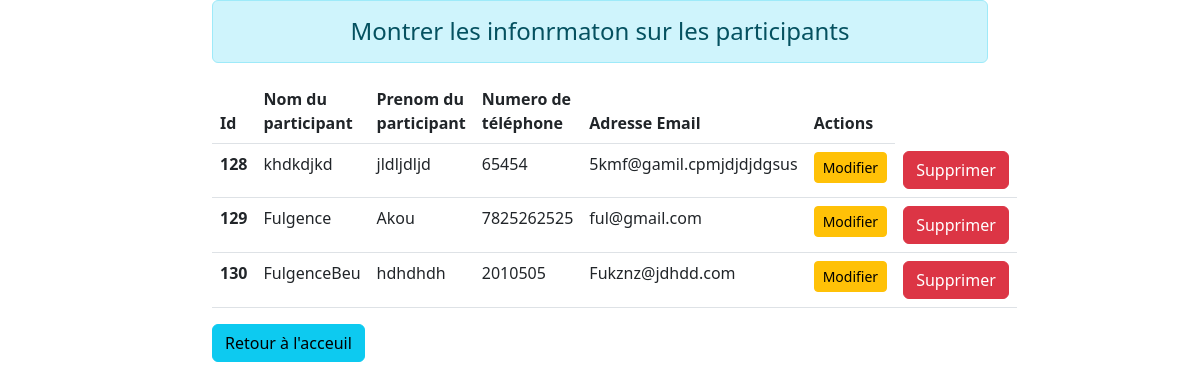
Page /liste on the committed database.
### ListePart/models.py (models this page shows)
class User(models.Model):
    nom = models.CharField(max_length=128)
    prénom = models.CharField(max_length=128)
    numéro = models.IntegerField()
    adresse_email = models.CharField(max_length=250)

### ListePart/views.py (the view)
# urls.py: path('liste', liste, name='liste'),
def liste(request):
    if request.method == 'POST':
        fm = ParticipantResgistration(request.POST)
        if fm.is_valid():
            nm = fm.cleaned_data['nom']
            pnm = fm.cleaned_data['prénom']
            nme = fm.cleaned_data['numéro']
            mail = fm.cleaned_data['adresse_email']
            reg = User(nom = nm, prénom = pnm, numéro = nme, adresse_email = mail)
            reg.save()
            fm = ParticipantResgistration()
    else:
        fm = ParticipantResgistration()
    stud = User.objects.all()
    return render(request, 'store/liste.html', context={'form':fm, 'stu':stud})

### ListePart/forms.py
class ParticipantResgistration(forms.ModelForm):
    class Meta:
        model = User
        fields = ['nom', 'prénom', 'numéro', 'adresse_email']
        widgets = {
            'nom': forms.TextInput(attrs={'class': 'form-control'}),
            'prénom': forms.TextInput(attrs={'class': 'form-control'}),
            'numéro': forms.NumberInput(attrs={'class': 'form-control'}),
            'adresse_email': forms.EmailInput(attrs={'class': 'form-control'}),
        }

### ListePart/templates/store/liste.html (shortened to what this page needs)
<!doctype html>
<html lang="fr">
  <head>
    <link href="https://cdn.jsdelivr.net/npm/bootstrap@5.3.0-alpha1/dist/css/bootstrap.min.css" rel="stylesheet">
  </head>
  <body>
    <div class=" container col-sm-8">
        <h4 class="text-center alert alert alert-info"> Montrer les infonrmaton sur les participants</h4>
        {% if stu %}
        <table class="table table-hover">
            <thead>
              <tr>
                <th scope="col">Id</th>
                <th scope="col">Nom du participant</th>
                <th scope="col">Prenom du participant</th>
                <th scope="col">Numero de téléphone</th>
                <th scope="col">Adresse Email</th>
                <th scope="col">Actions</th>
              </tr>
            </thead>
            <tbody>
                {% for st in stu %}
              <tr>
                <th scope="row">{{st.id}}</th>
                <td>{{st.nom}}</td>
                <td>{{st.prénom}}</td>
                <td>{{st.numéro}}</td>
                <td>{{st.adresse_email}}</td>
                    <td> <a href="{% url 'updatedata' st.id %}" class="btn btn-warning btn-sm">Modifier</a></td>
                    <td><form action="{% url 'deletedata' st.id %}" method="post"> {% csrf_token %}
                        <input type="submit" class="btn btn-danger" value="Supprimer">
                    </form></td>
              </tr>
                {% endfor %}
            </tbody>
          </table>
        {% else %}
        <h4 class="text-center alert alert-warning">Pas d'enregistrement</h4>
        {% endif %}
        <a href="{% url 'index' %}" class="btn btn-info">Retour à l'acceuil</a>
    </div>
  </body>
</html>

### rows in the picture
User: id "128", nom "khdkdjkd", prénom "jldljdljd", numéro "65454", adresse_email "5kmf@gamil.cpmjdjdjdgsus"
User: id "129", nom "Fulgence", prénom "Akou", numéro "7825262525", adresse_email "ful@gmail.com"
User: id "130", nom "FulgenceBeu", prénom "hdhdhdh", numéro "2010505", adresse_email "Fukznz@jdhdd.com"
